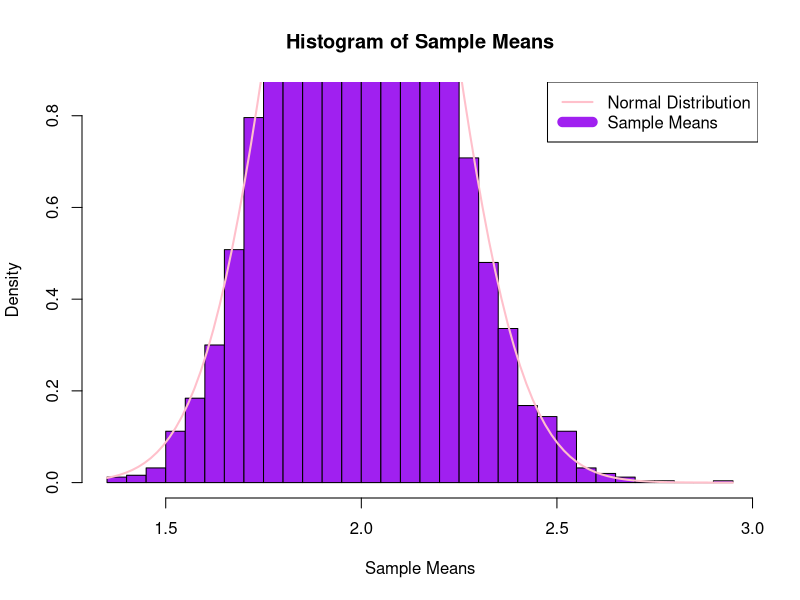
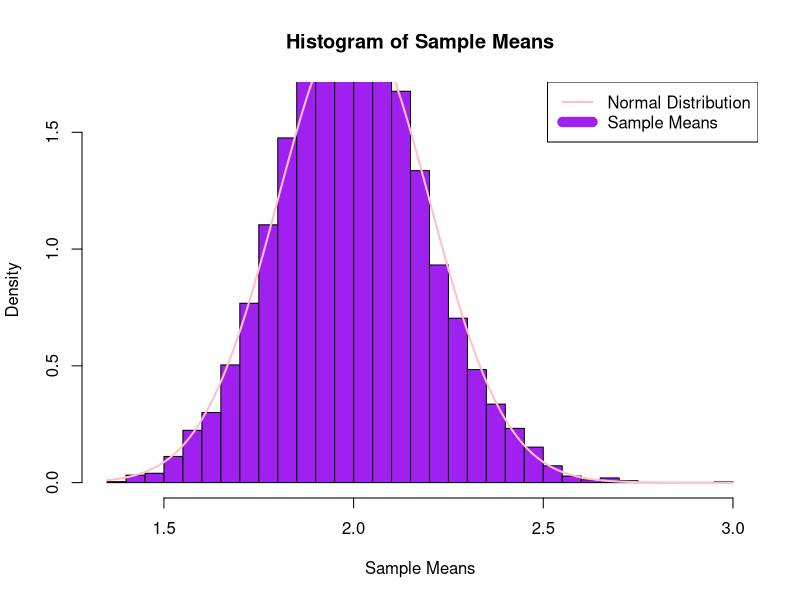
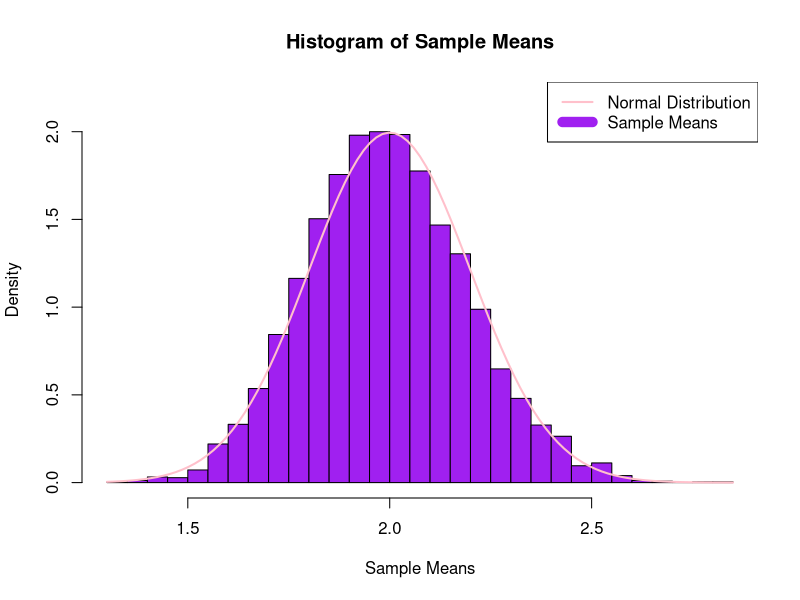
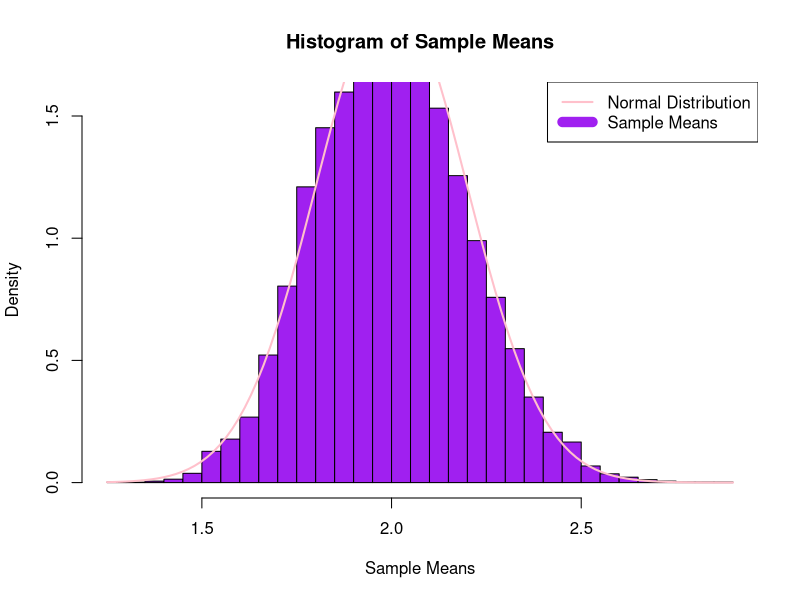
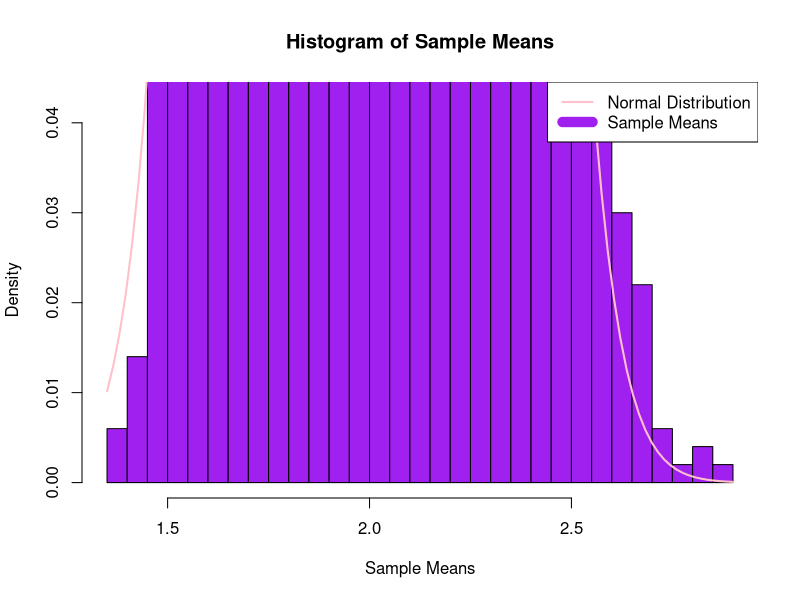
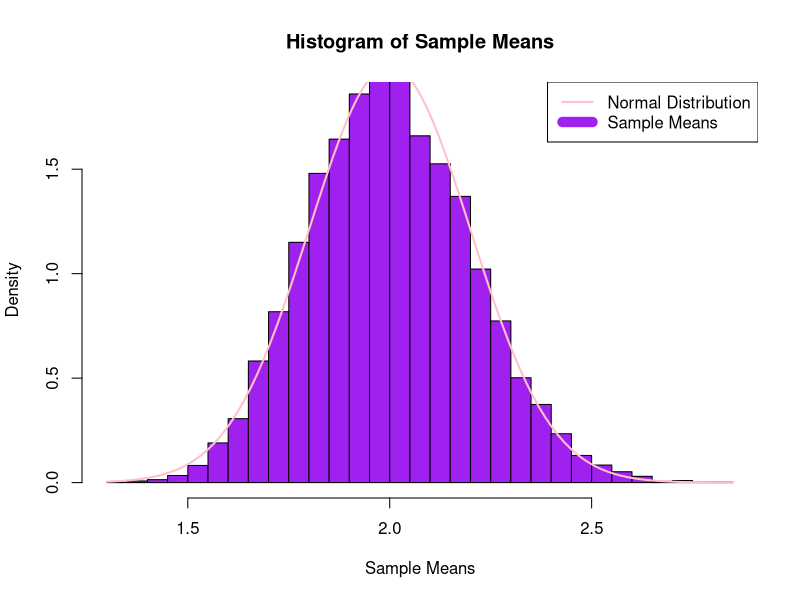
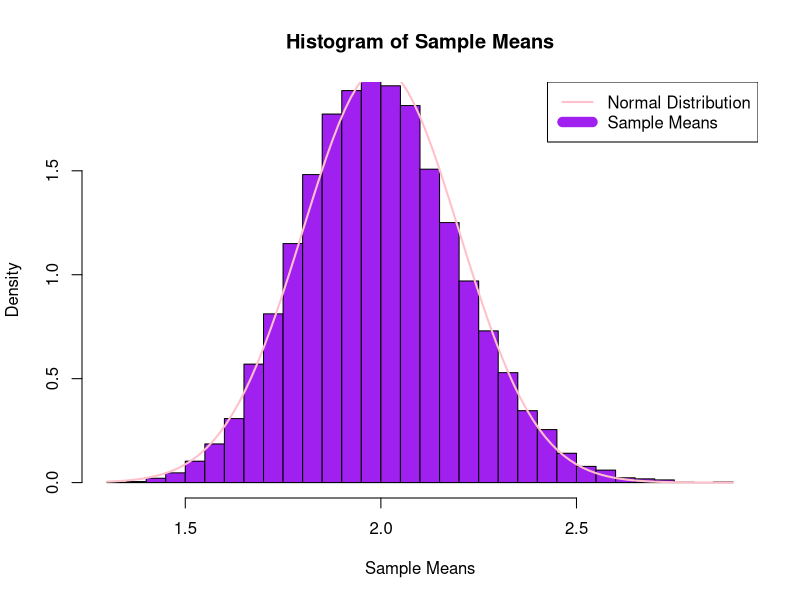
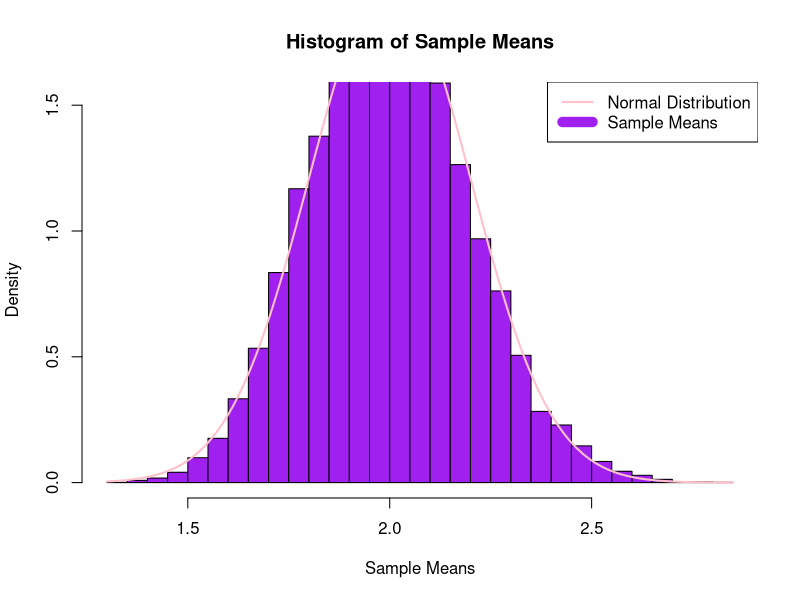

Generate these figures, in order, with R:
verify_CLT_Gamma <- function(alpha, lambda, n, N, z) {
  
  # Generate n Gamma distributed random variables
  X <- rgamma(n, shape = alpha, rate = lambda)
  
  # Calculate sample mean and standard deviation
  mu_hat <- mean(X)
  sigma_hat <- sd(X)
  
  # Calculate expected mean and standard deviation
  mu <- alpha/lambda
  sigma <- sqrt(alpha/(lambda^2))
  
  # Calculate the standard error
  SE <- sigma/sqrt(n)
  
  # Calculate the confidence interval
  CI <- c(mu_hat - qnorm(1 - z/2)*SE, mu_hat + qnorm(1 - z/2)*SE)
  
  # Generate N samples and calculate the sample means
  sample_means <- replicate(N, mean(rgamma(n, shape = alpha, rate = lambda)))
  
  # Plot the sample means and the normal distribution
  hist(sample_means, breaks = 30, freq = FALSE, main = "Histogram of Sample Means", 
       xlab = "Sample Means", ylim = c(0, 1.2*dnorm(mu_hat, mu, SE)), col = "purple")
  curve(dnorm(x, mu, SE), add = TRUE, col = "pink", lwd = 2)
  
  # Add a legend
  legend("topright", legend = c("Normal Distribution", "Sample Means"), 
         col = c("pink", "purple"), lwd = c(2, 10))
  
  # Print the sample mean, expected mean, sample standard deviation, expected standard deviation
  cat("Sample Mean:", mu_hat, "\n")
  cat("Expected Mean:", mu, "\n")
  cat("Sample Standard Deviation:", sigma_hat, "\n")
  cat("Expected Standard Deviation:", sigma, "\n")
  cat("Confidence Interval:", CI, "\n")
  
}

#verify_CLT_Gamma(alpha = 2, lambda = 1, n = 50, N = 10000, z = 0)

# Setarea parametrilor
n <- 50
N_vals <- c(5000, 10000, 20000)
z_vals <- c(-1.5, 0, 1.5)

# Ruleaza functia pentru fiecare combinatie de N si z
for (N in N_vals) {
  for (z in z_vals) {
    verify_CLT_Gamma(alpha = 2, lambda = 1, n = n, N = N, z = z)
  }
}
